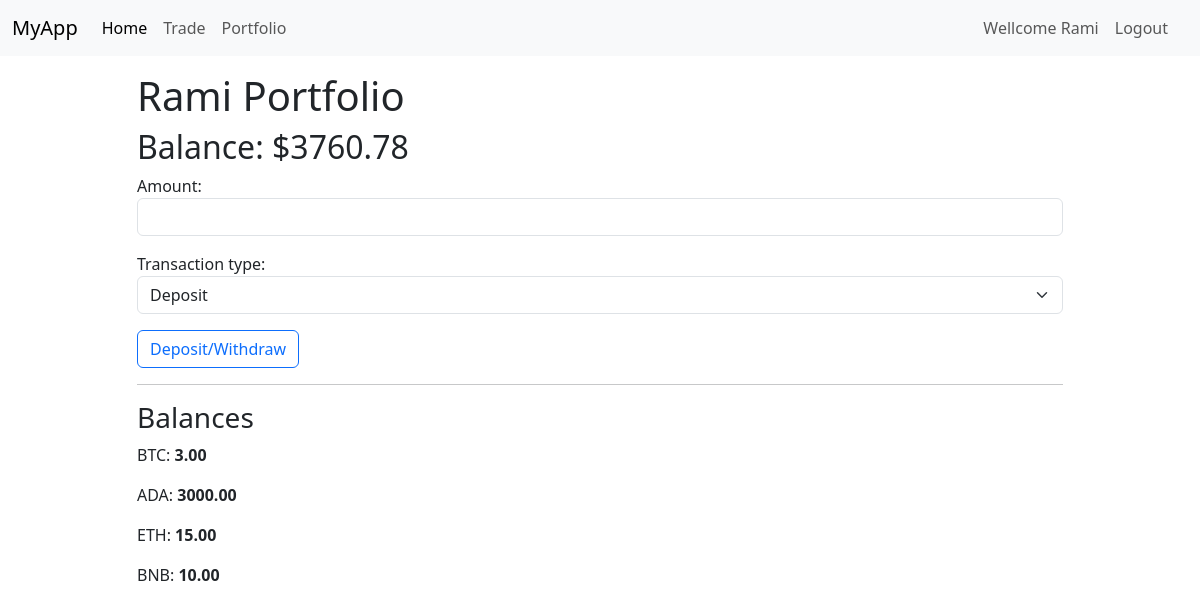
Before: /portfolio (signed in) with the older database file.
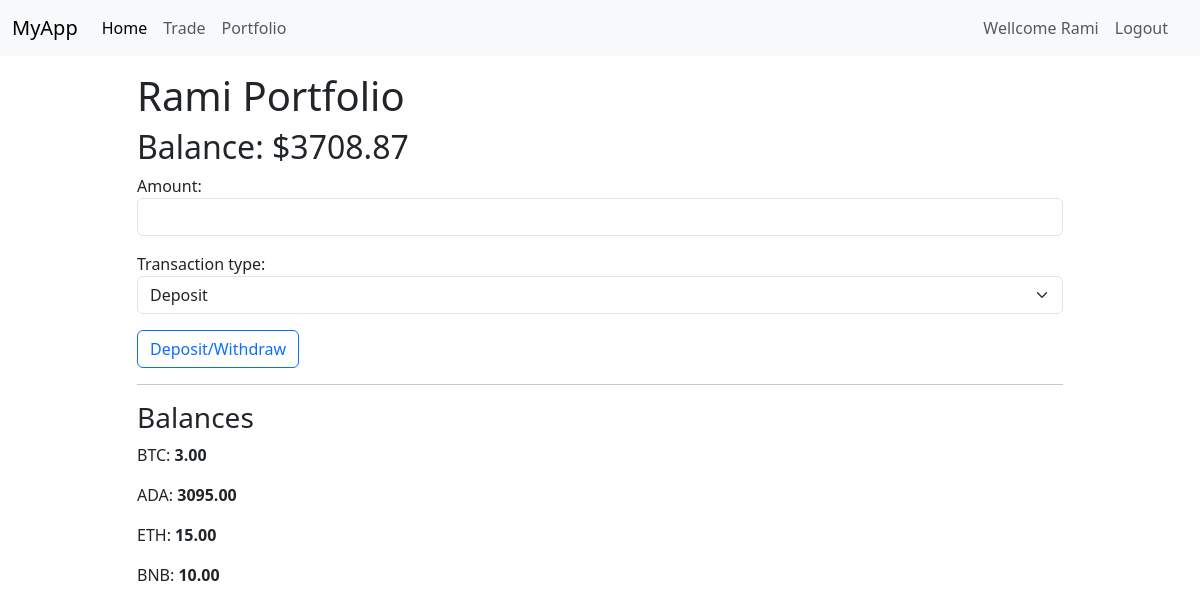
After: the same page with the newer database file.
### myapp/models.py (models this page shows, shortened)
class User(AbstractUser):
    balance = models.DecimalField(max_digits=10, decimal_places=2, default=0)

class CoinsAmount(models.Model):
    user = models.ForeignKey(
        User, on_delete=models.CASCADE, related_name='coin_amounts')
    wallet = models.ForeignKey(
        Wallet, on_delete=models.CASCADE, related_name='coins')
    amount = models.DecimalField(max_digits=10, decimal_places=2, default=0)

class Wallet(models.Model):
    user = models.ForeignKey(
        User, on_delete=models.CASCADE, related_name='wallets')
    symbol = models.CharField(max_length=10)

### myapp/views.py (the view, shortened to what this page needs)
# urls.py: path("portfolio", views.portfolio, name="portfolio"),
@login_required(login_url='/login')
def portfolio(request):
    current_user = request.user
    thisUser = User.objects.get(pk=request.user.pk)
    balance = thisUser.balance
    coins = CoinsAmount.objects.filter(user=request.user)
    for coin in coins:
        print(coin.wallet.symbol)
    addCredit = AddCredit()
    return render(request, "myapp/portfolio.html", {
        "form": addCredit,
        "balance": balance,
        "coins": coins
    })

### myapp/forms.py
class AddCredit(forms.Form):
    amount = forms.DecimalField(
        label='Amount', min_value=0, max_digits=10, decimal_places=2, widget=forms.TextInput(attrs={'class': 'form-control mb-3', 'autofocus': True}))
    transaction_type = forms.ChoiceField(
        choices=[('deposit', 'Deposit'), ('withdraw', 'Withdraw')], widget=forms.Select(attrs={'class': 'form-control form-floating form-select'}))

### myapp/templates/myapp/portfolio.html (shortened to what this page needs)
{% extends 'myapp/layout.html' %}
{%block body%}
<h1 class="mt-3">{{user.username|title}} Portfolio</h1>
<h2>Balance: ${{balance}}</h2>
<form action="{% url 'portfolio'%}" method="POST">
    {{form}}
    <input class="btn btn-outline-primary mt-3" type="submit" value="Deposit/Withdraw" name="" id="">
</form>
<hr>
<h3>Balances</h3>
{% for coin in coins%}
<p>{{coin.wallet.symbol}}: <b>{{coin.amount}}</b></p>
{%endfor%}
{%endblock%}

### myapp/templates/myapp/layout.html (shortened to what this page needs)
{% load static %}
<!DOCTYPE html>
<html lang="en">
<head>
    <link href="https://cdn.jsdelivr.net/npm/bootstrap@5.3.0-alpha1/dist/css/bootstrap.min.css" rel="stylesheet"
>
</head>
<body>
    <nav class="navbar navbar-expand-lg bg-body-tertiary">
        <div class="container-fluid">
            <a class="navbar-brand" href="#">MyApp</a>
            <div class="collapse navbar-collapse" id="navbarNav">
                <ul class="navbar-nav container-fluid d-flex">
                    <li class="nav-item {% if not user.is_authenticated %}me-auto{% endif %}">
                        <a class="nav-link active" aria-current="page" href="{% url 'index'%}">Home</a>
                    </li>
                    {%if user.is_authenticated %}
                    <li class="nav-item">
                        <a class="nav-link" aria-current="page" href="{% url 'trade'%}">Trade</a>
                    </li>
                    <li class="nav-item me-auto">
                        <a class="nav-link" aria-current="page" href="{% url 'portfolio'%}">Portfolio</a>
                    </li>
                    <li class="nav-item ">
                        <a class="nav-link " href="#">Wellcome {{user.username|title}}</a>
                    </li>
                    <li class="nav-item">
                        <a class="nav-link " href="{% url 'logout'%}">Logout</a>
                    </li>
                    {%endif%}
                </ul>
            </div>
        </div>
    </nav>
    <div class="container">
        <div class="row">
            <div class="col">
            </div>
            <div class="col-10">
                {%block body%}
                {%endblock%}
            </div>
            <div class="col">
            </div>
        </div>
    </div>
</body>
</html>

Changed rows visible on the page:
changed User "Rami": balance "3760.78" → "3708.87"
changed CoinsAmount "ADA": amount "3000.00" → "3095.00"
